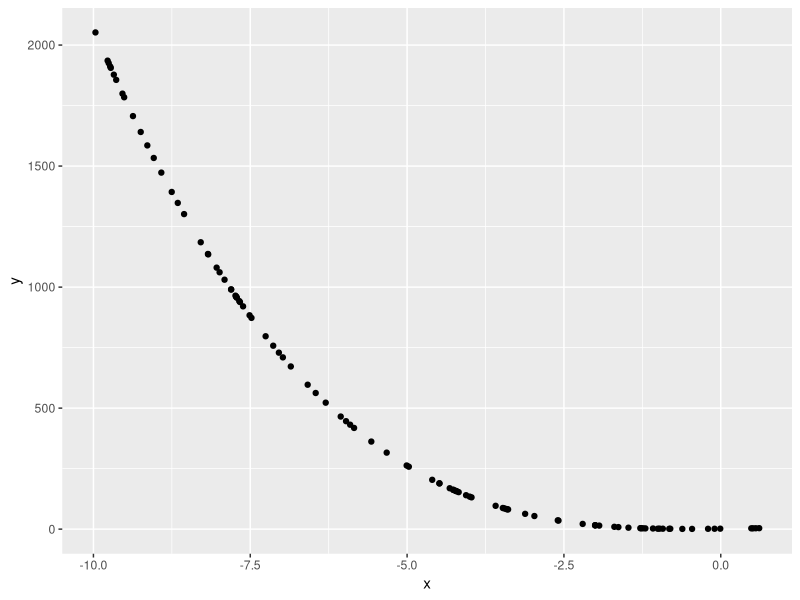
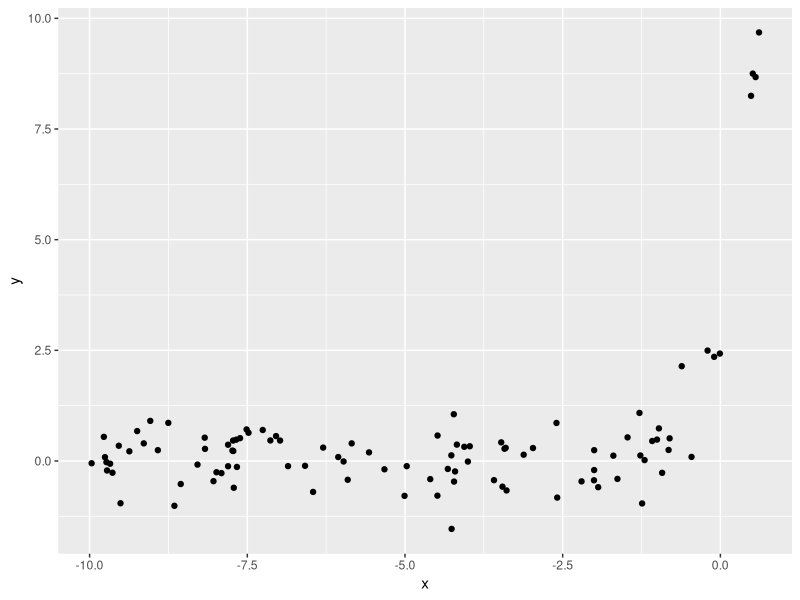
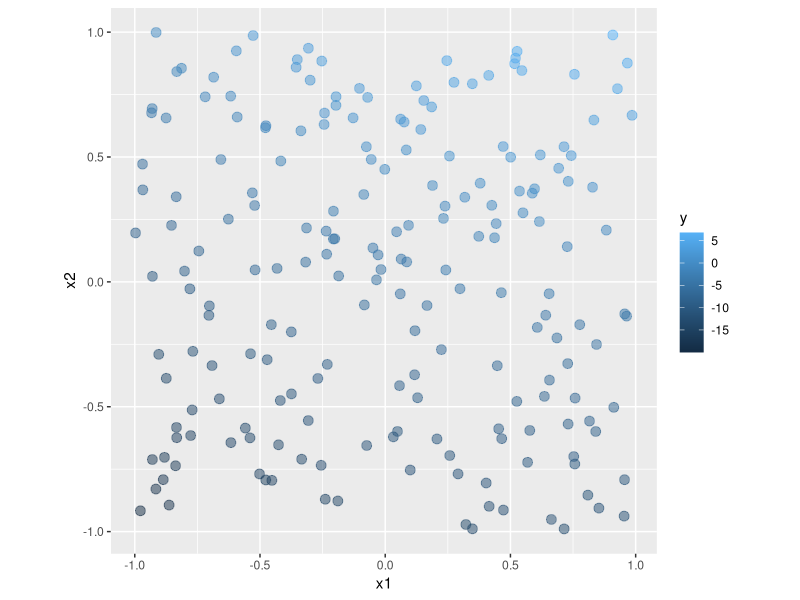
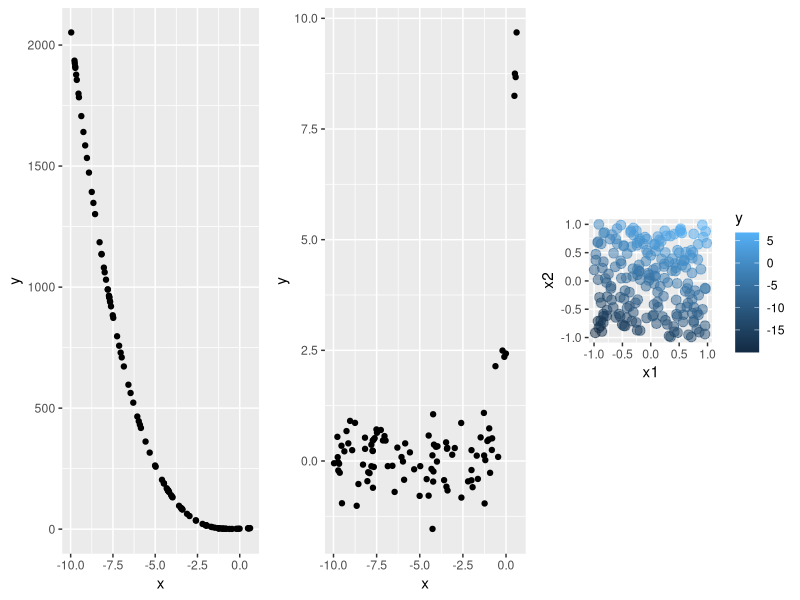

Recreate these plots in R, in order.
## ---- chunk 1
library(tidyverse)
## ---- chunk 2
# Randomly generate 100 values between -10 to 1 and store in x
x <- runif(100, -10, 1)
## ---- chunk 3
# Data frame of x and y (y based on a quadratic and cubic function of x)
# rnorm() adds noises to y (run rnorm(100)*0.2 to see what this noise looks like)
df <- tibble(x, y = 2+3*x+x^2-2*x^3+rnorm(100)*0.2)

## ---- chunk 4
# Scatter plot of y against x
p1 <- ggplot(df, aes(x = x, y = y)) + geom_point()

p1
## ---- chunk 5
# Data frame of x and y (y based on a exponential function of x)
df2 <- tibble(x, y = 3*exp(2*x)+rnorm(100)*0.5)
## ---- chunk 6
# Scatter plot of y against x
p2 <- ggplot(df2, aes(x = x, y = y)) + geom_point()
p2
## ---- chunk 7
# Randomly generate 200 values between -1 to 1 and store in x1
x1 <- runif(200, -1, 1)
# Randomly generate 200 values between -1 to 1 and store in x2
x2 <- runif(200, -1, 1)
## ---- chunk 8
# Data frame of x1, x2 and y (y based on x1 and x2)
df3 <- tibble(x1, x2, y = -5+4*x1-2*x1^2+10*x2+rnorm(200)*0.1)
## ---- chunk 9
# Scatter plot of x2 against x1 coloured by y
p3 <- ggplot(df3, aes(x = x1, y = x2, colour = y)) + geom_point(size = 3, alpha = 0.5) + theme(aspect.ratio=1)
p3
## ---- chunk 10
library(gridExtra)
## ---- chunk 11
# Place p1, p2 and p3 in a 3 column grid (grid.arrange() comes from gridExtra package)
grid.arrange(p1, p2, p3, ncol = 3)
## ---- chunk 12

## ---- chunk 13

## ---- chunk 14

## ---- chunk 15

## ---- chunk 16

## ---- chunk 17

## ---- chunk 18

## ---- chunk 19
